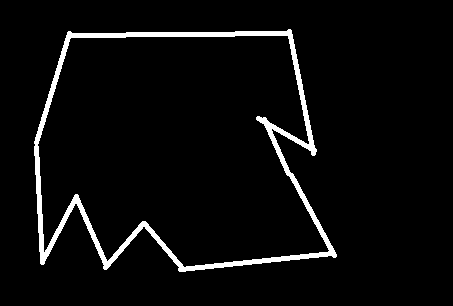
#> input picture opencv_study_notes/图像基本操作/contours2.png, 453 x 306 px
$ jupyter execute --allow-errors '图像轮廓.ipynb'
#> lines starting #> are read from the running program, lines starting #| are printed output that depends on the picture; after the words box and inside, x2 and y2 are one past the last pixel; in counts of white or black regions, pixels touching at a corner belong together; long printed decimals are rounded
### 图像轮廓

[cell 1]
import cv2
def cv_show(name,img):
    cv2.imshow(name,img)
    while cv2.waitKey(100) != 27:# loop if not get ESC
        if cv2.getWindowProperty(name,cv2.WND_PROP_VISIBLE) <= 0:
            break
    cv2.destroyWindow(name)

#### cv2.findContours(img,mode,method)
mode:轮廓检索模式
- RETR_EXTERNAL ：只检索最外面的轮廓；
- RETR_LIST：检索所有的轮廓，并将其保存到一条链表当中；
- RETR_CCOMP：检索所有的轮廓，并将他们组织为两层：顶层是各部分的外部边界，第二层是空洞的边界;
- RETR_TREE：检索所有的轮廓，并重构嵌套轮廓的整个层次;

method:轮廓逼近方法
- CHAIN_APPROX_NONE：以Freeman链码的方式输出轮廓，所有其他方法输出多边形（顶点的序列）。
- CHAIN_APPROX_SIMPLE:压缩水平的、垂直的和斜的部分，也就是，函数只保留他们的终点部分。

什么是轮廓？轮廓是一系列相连的点组成的曲线，代表了物体的基本外形，相对于边缘，轮廓是连续的，边缘并不全部连续。

如何寻找轮廓？寻找轮廓的操作一般用于二值化图，所以通常会使用阈值分割或Canny边缘检测先得到二值图

PS：寻找轮廓是针对白色物体的，一定要保证物体是白色，而背景是黑色，不然很多人在寻找轮廓时会找到图片最外面的一个框

[cell 2]
img = cv2.imread('map.jpeg')
#> (the rest of this cell did not finish here and is left out)

参数1：二值化原图
参数2：轮廓的查找方式，一般使用cv2.RETR_TREE，表示提取所有的轮廓并建立轮廓间的层级。
参数3：轮廓的近似方法。比如对于一条直线，我们可以存储该直线的所有像素点（cv2.CHAIN_APPOX_NONE），也可以只存储起点和终点。使用 cv2.CHAIN_APPROX_SIMPLE 就表示用尽可能少的像素点表示轮廓.

#> (a cell that did not finish here is left out)

contours即为轮廓的像素集合（可能有多个轮廓，需要找到自己要提取的轮廓）

绘制轮廓

#> (a cell that did not finish here is left out)

#> (a cell that did not finish here is left out)

### 轮廓特征
计算物体的周长、面积、质心、最小外接矩形等
OpenCV函数：cv2.contourArea(), cv2.arcLength(), cv2.approxPolyDP()等

#> (a cell that did not finish here is left out)

#> (a cell that did not finish here is left out)

#> (a cell that did not finish here is left out)

#> (a cell that did not finish here is left out)

当轮廓有毛刺的时候，我们希望能够做轮廓近似，将毛刺去掉，大体思想是将曲线用直线代替，但是有个长度的阈值需要自己设定。

### 轮廓近似
将轮廓形状近似到另外一种由更少点组成的轮廓形状，新轮廓的点的数目由我们设定的准确度来决定，用的Douglas-Peucker算法。

[cell 10]
#先找到轮廓
img_contours = cv2.imread('contours2.png')
#> img_contours is the input picture: shape (306, 453, 3); 4.3% white; 1 white region, box (x1, y1, x2, y2) and area: (34, 29, 337, 272) 6022
gray = cv2.cvtColor(img_contours,cv2.COLOR_BGR2GRAY)    #灰度处理
#> gray: shape (306, 453); 4.3% white; 1 white region
ret,thresh = cv2.threshold(gray,127,255,cv2.THRESH_BINARY) #二值化
#找轮廓
contours2, hierarchy2 = cv2.findContours(thresh,cv2.RETR_TREE,cv2.CHAIN_APPROX_NONE)
#> contours2 = 2 contours; box (x1, y1, x2, y2) and area: (34, 29, 337, 272) 57436, (37, 35, 330, 268) 52526
#第一个轮廓
cnt = contours2[0]
#> cnt = contour of 1133 points, box (x1, y1, x2, y2) (34, 29, 337, 272), area 57436

draw_img = img_contours.copy()
res = cv2.drawContours(draw_img,[cnt],-1,(0,0,255),2)
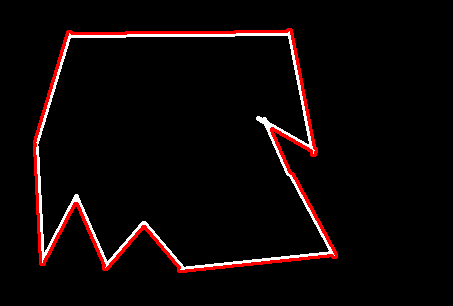
#> res: shape (306, 453, 3); mean B, G, R 6.3, 6.3, 13.8
cv_show('res',res)
#> (key Esc is pressed here)

[cell 11]
#行多边形逼近，得到多边形的角点
epsilon = 0.15 * cv2.arcLength(cnt,True)
#> epsilon = 189.9
approx = cv2.approxPolyDP(cnt,epsilon,True)
#> approx = [[291, 30], [40, 263], [335, 257]]

draw_img = img_contours.copy()
res = cv2.drawContours(draw_img,[approx],-1,(0,0,255),2)
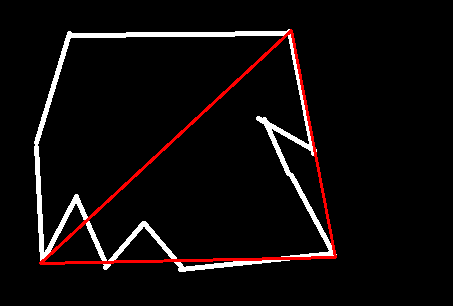
#> res: shape (306, 453, 3); mean B, G, R 10, 10, 14.8
cv_show('res',res)
#> (key Enter is pressed here)

其中cv2.approxPolyDP() 的参数2($epsilon$)是一个距离值，表示多边形的轮廓接近实际轮廓的程度，值越小，越精确；参数3表示是否闭合。

对于轮廓我们还可以做一些额外的操作，比如外接矩形，外接圆，外界椭圆等等。
### 边界矩形

[cell 12]
img_contours = cv2.imread('contours2.png')
gray = cv2.cvtColor(img_contours,cv2.COLOR_BGR2GRAY)    #灰度处理
ret,thresh = cv2.threshold(gray,127,255,cv2.THRESH_BINARY) #二值化
#找轮廓
contours2, hierarchy2 = cv2.findContours(thresh,cv2.RETR_TREE,cv2.CHAIN_APPROX_NONE)
#第一个轮廓
cnt = contours2[0]

img = img_contours.copy()
x,y,w,h = cv2.boundingRect(cnt)
#> x = 34; y = 29; w = 303; h = 243
img = cv2.rectangle(img,(x,y),(x+w,y+h),(0,255,0),2)
cv_show('img',img)

#> (a cell that did not finish here is left out)

[cell 14]
area = cv2.contourArea(cnt)
#> area = 57436.5
x, y, w, h = cv2.boundingRect(cnt)
rect_area = w * h
#> rect_area = 73629
extent = float(area) / rect_area
#> extent = 0.78
print ('轮廓面积与边界矩形比',extent)
#| 轮廓面积与边界矩形比 0.7801

### 外接圆

[cell 15]
(x,y),radius = cv2.minEnclosingCircle(cnt)
#> x = 185.7; y = 162.9; radius = 176.8
center = (int(x), int(y))
#> center = (185, 162)
radius = int(radius)
#> radius = 176
img = img_contours.copy()
img = cv2.circle(img,center,radius,(0,255,0),2)
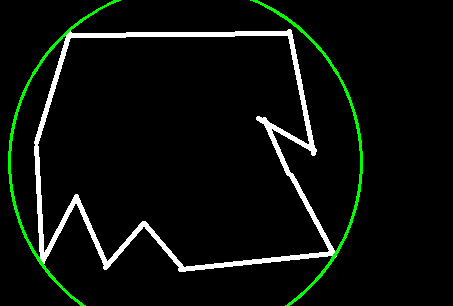
#> img: shape (306, 453, 3); mean B, G, R 11, 15.2, 11
cv_show('img',img)
